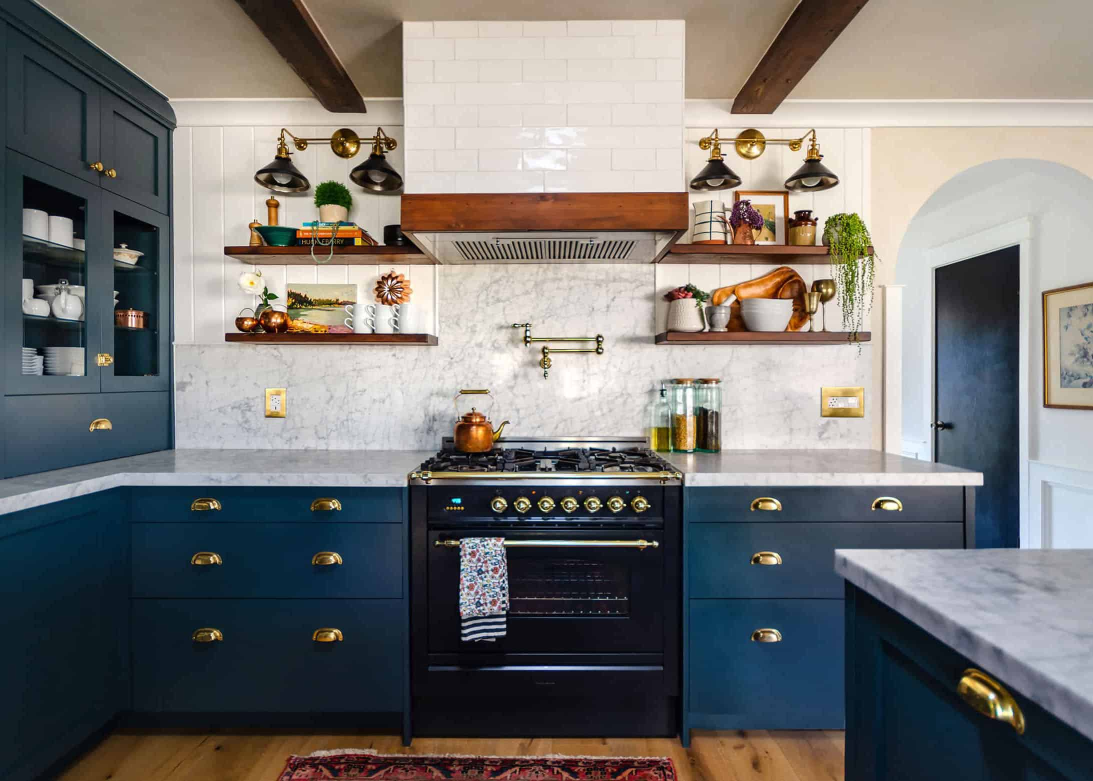
#> input picture data/eval/Emily-Henderson_DIY-Kitchen_Renovate-108_Opener-1019077790.jpg, 2186 x 1562 px (shown at 1/2 size)
$ python -i itti_koch.py   (imports and definitions only)   (older library calls are emulated)
#> lines starting #> are read from the running program, lines starting #| are printed output that depends on the picture
import numpy as np
import cv2


def itti_koch_saliency(image, pyramid_levels=7):
    img = image.astype(np.float32)
    b, g, r = cv2.split(img)

    # --- 1. Canali di feature ---------------------------------------------
    intensity = (r + g + b) / 3.0

    # Opponenza cromatica. La divisione per l'intensita' normalizza rispetto
    # all'illuminazione: lo stesso rosso in ombra o in luce ha la stessa
    # tinta. eps evita divisioni per zero nelle zone scure.
    eps = 1e-3
    rg = (r - g) / (intensity + eps)
    by = (b - np.minimum(r, g)) / (intensity + eps)

    # --- 2. Piramidi multi-scala ------------------------------------------
    intensity_pyr = _gaussian_pyramid(intensity, pyramid_levels)
    rg_pyr = _gaussian_pyramid(rg, pyramid_levels)
    by_pyr = _gaussian_pyramid(by, pyramid_levels)

    orientation_pyramids = []
    for theta_deg in (0, 45, 90, 135):
        kernel = cv2.getGaborKernel(
            ksize=(15, 15), sigma=4.0, theta=np.radians(theta_deg),
            lambd=10.0, gamma=0.5, psi=0,
        )
        orientation_pyramids.append(
            [cv2.filter2D(level, cv2.CV_32F, kernel) for level in intensity_pyr]
        )

    # --- 3. Center-surround + normalizzazione -----------------------------
    intensity_maps = [_normalize_map(m) for m in _center_surround(intensity_pyr)]

    color_maps = ([_normalize_map(m) for m in _center_surround(rg_pyr)]
                  + [_normalize_map(m) for m in _center_surround(by_pyr)])

    orientation_maps = []
    for pyr in orientation_pyramids:
        orientation_maps += [_normalize_map(m) for m in _center_surround(pyr)]

    # --- 4. Conspicuity map, una per canale -------------------------------
    target_shape = intensity_maps[0].shape

    def combine(maps):
        resized = [_resize_to(m, target_shape) for m in maps]
        return _normalize_map(np.sum(resized, axis=0))

    conspicuity_intensity = combine(intensity_maps)
    conspicuity_color = combine(color_maps)
    conspicuity_orientation = combine(orientation_maps)

    # --- 5. Media dei tre canali ------------------------------------------
    saliency = (conspicuity_intensity
                + conspicuity_color
                + conspicuity_orientation) / 3.0

    saliency = cv2.resize(saliency, (image.shape[1], image.shape[0]),
                          interpolation=cv2.INTER_LINEAR)

    minimum, maximum = saliency.min(), saliency.max()
    if maximum - minimum > 0:
        saliency = (saliency - minimum) / (maximum - minimum)
    else:
        saliency = np.zeros_like(saliency)
    return saliency.astype(np.float32)


def _gaussian_pyramid(channel, levels):
    pyramid = [channel.astype(np.float32)]
    for _ in range(levels - 1):
        pyramid.append(cv2.pyrDown(pyramid[-1]).astype(np.float32))
    return pyramid


def _resize_to(feature_map, shape):
    return cv2.resize(feature_map, (shape[1], shape[0]),
                      interpolation=cv2.INTER_LINEAR)


def _center_surround(pyramid, center_scales=(2, 3), deltas=(3, 4)):
    maps = []
    for c in center_scales:
        for delta in deltas:
            s = c + delta
            if s >= len(pyramid):
                continue
            center = pyramid[c]
            surround = _resize_to(pyramid[s], center.shape[:2])
            maps.append(np.abs(center - surround))
    return maps


def _normalize_map(feature_map, M=10.0):
    feature_map = feature_map - feature_map.min()
    if feature_map.max() > 0:
        feature_map = feature_map / feature_map.max() * M

    # La dilatazione sostituisce ogni pixel col massimo della sua vicinanza:
    # i pixel che restano uguali a se stessi sono i massimi locali.
    local_max = cv2.dilate(feature_map, np.ones((7, 7), np.uint8))
    is_local_max = (feature_map == local_max) & (feature_map < M - 1e-3)
    peaks = feature_map[is_local_max]
    mean_peak = peaks.mean() if peaks.size > 0 else 0.0

    return feature_map * (M - mean_peak) ** 2

>>> import cv2
>>> picture = cv2.imread('../../data/eval/Emily-Henderson_DIY-Kitchen_Renovate-108_Opener-1019077790.jpg')
#> picture is the input picture: shape (1562, 2186, 3); mean B, G, R 115.5, 117.5, 119.4
>>> result = itti_koch_saliency(picture)
#> in itti_koch_saliency, `b, g, r = cv2.split(img)`:
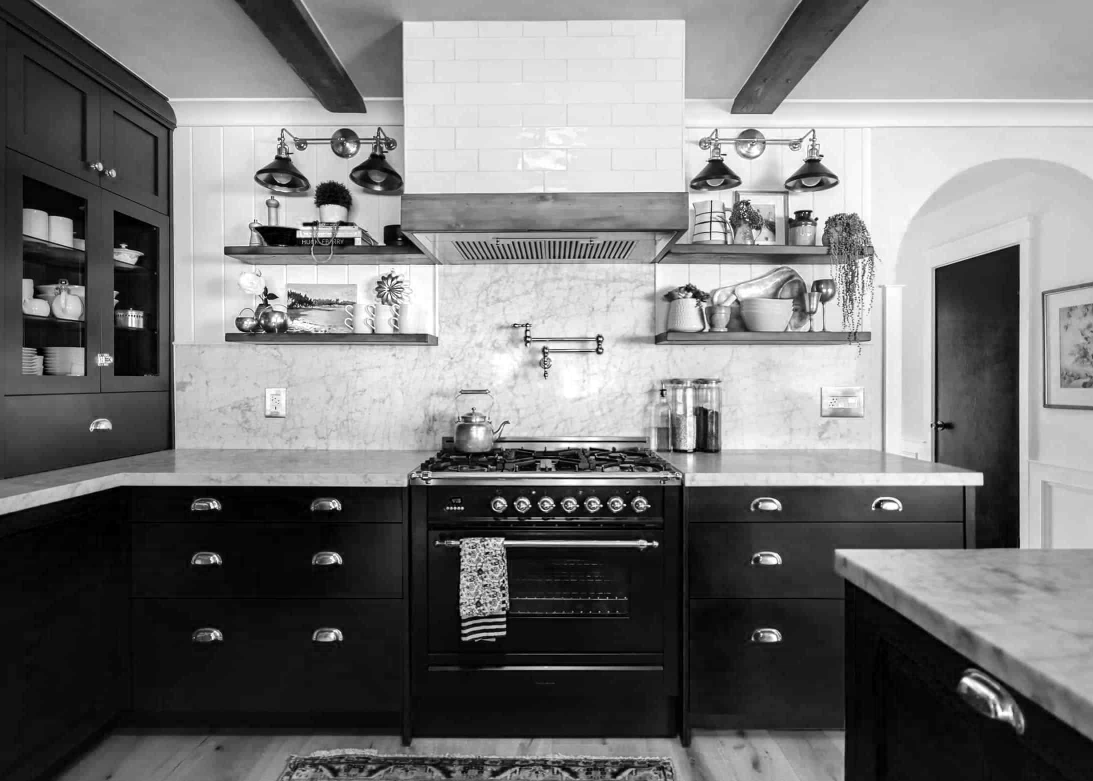
#> r: shape (1562, 2186) float32 (shown at 1/2 size); min 0, max 255, mean 119.4
#> in itti_koch_saliency, `rg = (r - g) / (intensity + eps)`:
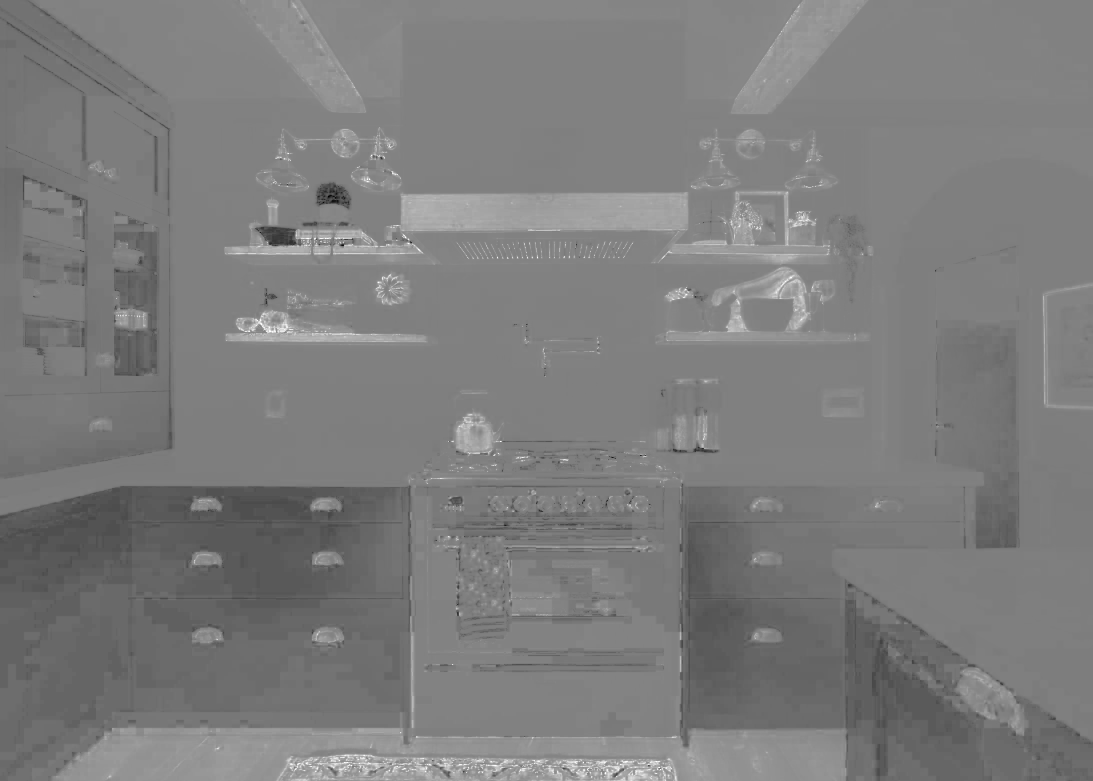
#> rg: shape (1562, 2186) float32 (shown at 1/2 size); min -3, max 3, mean -0.0552; drawn with min black and max white
#> in itti_koch_saliency, `by = (b - np.minimum(r, g)) / (intensity + eps)`:
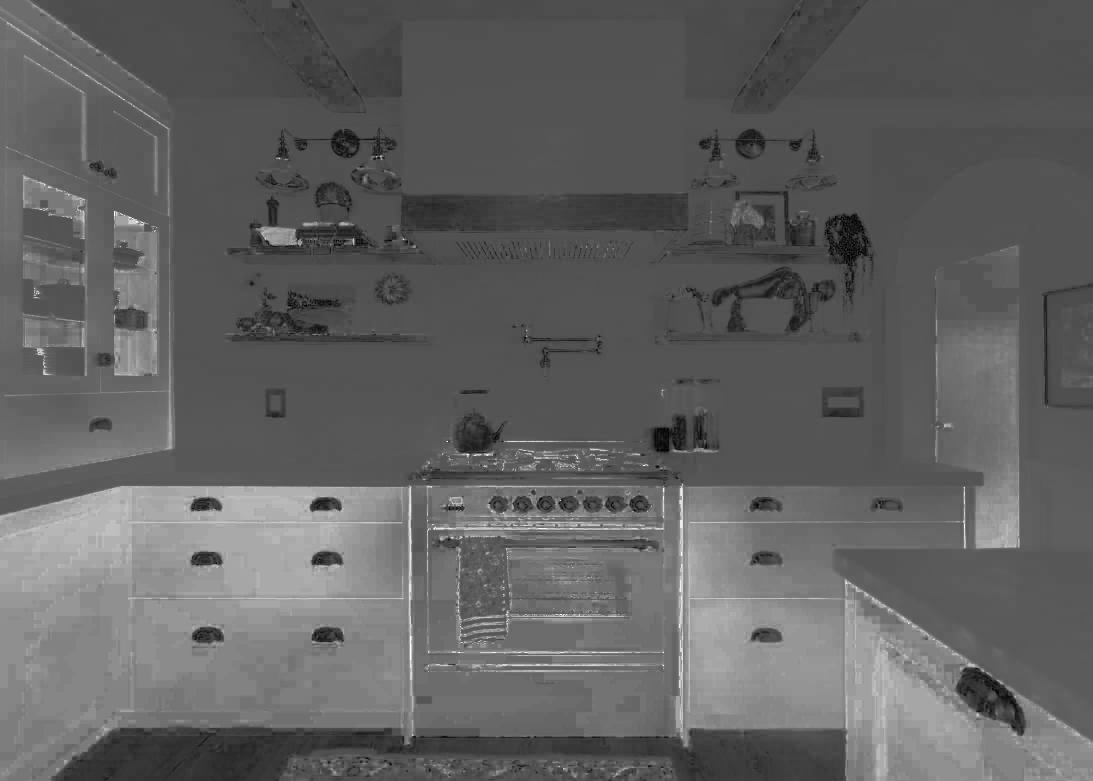
#> by: shape (1562, 2186) float32 (shown at 1/2 size); min -1.5, max 3, mean 0.226; drawn with min black and max white
#> after the loop in _gaussian_pyramid, `for _ in range(levels - 1):`: pyramid = 7 items
#> after the loop in itti_koch_saliency, `for theta_deg in (0, 45, 90, 135):`: orientation_pyramids = 4 items
#> after the loop in _center_surround, `for c in center_scales:`: maps = 3 items
#> in _normalize_map, `is_local_max = (feature_map == local_max) & (feature_map < M - 1e-3)`:
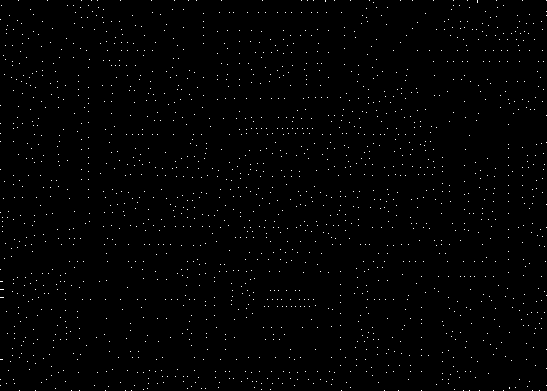
#> is_local_max: shape (391, 547) bool; 0.84% white in thin lines or dots
#> in _normalize_map, `peaks = feature_map[is_local_max]`: peaks = 1796 values, max 9.84 at index 1534, min 0.000641 at index 27, mean 2.51
#> in _normalize_map, `mean_peak = peaks.mean() if peaks.size > 0 else 0.0`: mean_peak = 2.51
#> in _normalize_map (call 2), `is_local_max = (feature_map == local_max) & (feature_map < M - 1e-3)`: is_local_max: shape (391, 547) bool; 0.73% white in thin lines or dots
#> call 3 of _normalize_map, with M = 10
#> in _normalize_map (call 3), `feature_map = feature_map / feature_map.max() * M`:
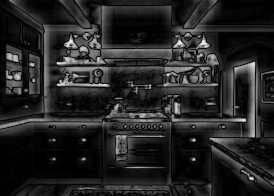
#> feature_map: shape (196, 274) float32; min 0, max 10, mean 1.47; drawn with min black and max white
#> in _normalize_map (call 3), `is_local_max = (feature_map == local_max) & (feature_map < M - 1e-3)`: is_local_max: shape (196, 274) bool; 0.8% white in thin lines or dots
#> in _normalize_map (call 3), `peaks = feature_map[is_local_max]`: peaks = 429 values, max 9.95 at index 74, min 0.0083 at index 16, mean 3.54
#> in _normalize_map (call 3), `mean_peak = peaks.mean() if peaks.size > 0 else 0.0`: mean_peak = 3.54
#> in itti_koch_saliency, `intensity_maps = [_normalize_map(m) for m in _center_surround(intensit..`: intensity_maps = 3 items
#> in _normalize_map (call 4), `is_local_max = (feature_map == local_max) & (feature_map < M - 1e-3)`: is_local_max: shape (391, 547) bool; 0.74% white in thin lines or dots
#> in _normalize_map (call 5), `is_local_max = (feature_map == local_max) & (feature_map < M - 1e-3)`: is_local_max: shape (391, 547) bool; 0.72% white in thin lines or dots
#> in _normalize_map (call 6), `is_local_max = (feature_map == local_max) & (feature_map < M - 1e-3)`: is_local_max: shape (196, 274) bool; 0.86% white in thin lines or dots
#> in _normalize_map (call 7), `is_local_max = (feature_map == local_max) & (feature_map < M - 1e-3)`: is_local_max: shape (391, 547) bool; 0.75% white in thin lines or dots
#> in _normalize_map (call 8), `local_max = cv2.dilate(feature_map, np.ones((7, 7), np.uint8))`:
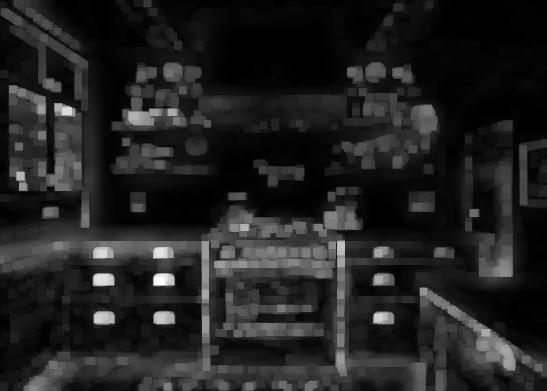
#> local_max: shape (391, 547) float32; min 0.00493, max 10, mean 1.35; drawn with min black and max white
#> in _normalize_map (call 8), `is_local_max = (feature_map == local_max) & (feature_map < M - 1e-3)`:
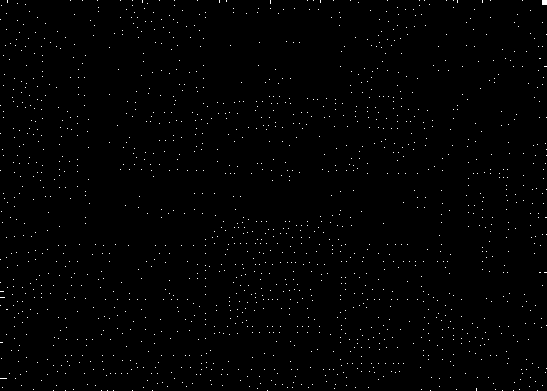
#> is_local_max: shape (391, 547) bool; 0.74% white in thin lines or dots
#> in _normalize_map (call 8), `peaks = feature_map[is_local_max]`: peaks = 1588 values, max 8.96 at index 919, min 0.00726 at index 439, mean 1.83
#> in _normalize_map (call 8), `mean_peak = peaks.mean() if peaks.size > 0 else 0.0`: mean_peak = 1.83
#> in itti_koch_saliency, `color_maps = ([_normalize_map(m) for m in _center_surround(rg_pyr)] + ..`: color_maps = 6 items
#> the loop in itti_koch_saliency, `for pyr in orientation_pyramids:` made 4 passes
#> in combine, `resized = [_resize_to(m, target_shape) for m in maps]`: resized = 3 items
#> in itti_koch_saliency, `minimum, maximum = saliency.min(), saliency.max()`: minimum = 4.9; maximum = 403.5
